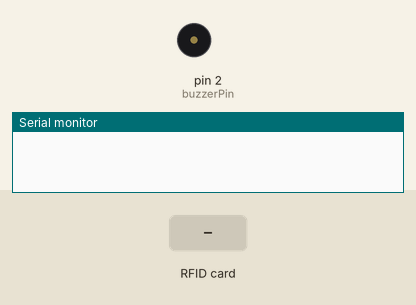
The sketch below on a simulated Arduino Uno, built with avr-gcc and run on an emulated ATmega328P. Parts: buzzer (waves = sounding), the last lines printed to the serial monitor. Inputs (shaded band) come from the test bench.

Above: at 1.2 s.
1.3 s: RFID card 5E 7A 19 C4 held to the reader
At 1.7 s:
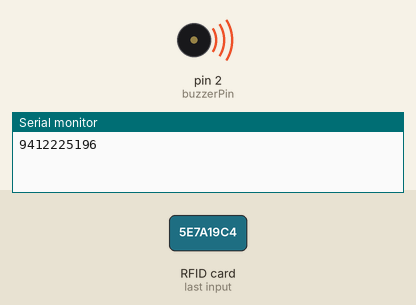
Timing chart, 0 to 4.3 s (numbered marks = the images above; inputs shaded):
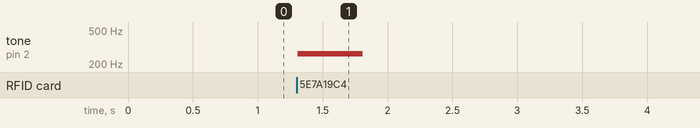

Measured:
- after the input at 1.3 s, tone on pin 2 (buzzerPin): silent → 262 Hz at once, → silent 0.50 s later

The sketch:

arduino_rfid_sensor.ino
```cpp
#include <SPI.h> // SPI
#include <MFRC522.h> // RFID

#define SS_PIN 10
#define RST_PIN 9

// Déclaration
MFRC522 rfid(SS_PIN, RST_PIN);

// Tableau contentent l'ID
byte nuidPICC[4];

const int buzzerPin = 2;

void setup()
{
  // Init RS232
  Serial.begin(9600);

  // Init SPI bus
  SPI.begin();

  // Init MFRC522
  rfid.PCD_Init();

  pinMode(buzzerPin, OUTPUT);
}

void loop()
{

  noTone(buzzerPin);

  // Initialisé la boucle si aucun badge n'est présent
  if ( !rfid.PICC_IsNewCardPresent())
    return;

  // Vérifier la présence d'un nouveau badge
  if ( !rfid.PICC_ReadCardSerial())
    return;

  // Enregistrer l'ID du badge (4 octets)
  for (byte i = 0; i < 4; i++)
  {
    nuidPICC[i] = rfid.uid.uidByte[i];
  }

  // Affichage de l'ID
  //Serial.println("Un badge est détecté");
  //Serial.println(" L'UID du tag est:");
  for (byte i = 0; i < 4; i++)
  {
    Serial.print(nuidPICC[i]);
    //Serial.print(" ");
  }
  Serial.println();
  tone(buzzerPin, 262, 500);
  delay(500);

  // Re-Init RFID
  rfid.PICC_HaltA(); // Halt PICC
  rfid.PCD_StopCrypto1(); // Stop encryption on PCD
}
```
